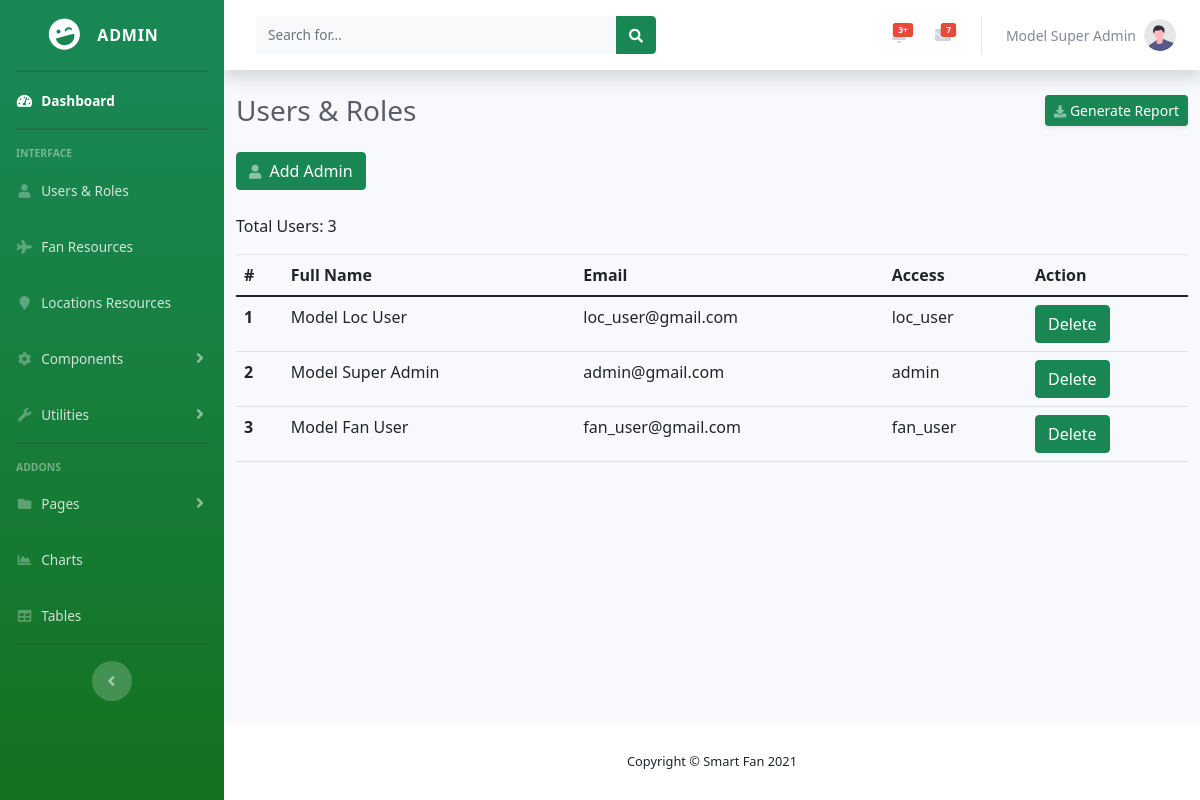
The page /users/admin/roles.php (signed in) on the database its author committed.
### tables this page shows
CREATE TABLE `users` (
  `id` int(11) NOT NULL,
  `role` enum('fan_user','loc_user','admin','demo') NOT NULL,
  `username` varchar(255) NOT NULL,
  `password` varchar(255) NOT NULL,
  `name` varchar(255) NOT NULL,
  `is_active` int(11) NOT NULL DEFAULT 0,
  `vkey` varchar(45) NOT NULL
);

### users/admin/includes/members-data.php (the view)
<?php
     include "config.php";
     $query = "SELECT username, role, name FROM users WHERE is_active = 1";
     $result = mysqli_query($conn, $query);
     if (!$result)
     {
          header("Location: roles.php?msg=No users exist to be shown");
          exit();
     }
     else {
?>
     <div class="col-xl-12 col-lg-7">
     <?php
          $total = 0;
          while($row = mysqli_fetch_assoc($result)){
               $total++;
          }
     ?>
          <p class="mb-3">Total Users: <?php echo $total; ?></p>
     <table class="table">
          <thead>
               <tr>
                    <th scope="col">#</th>
                    <th scope="col">Full Name</th>
                    <th scope="col">Email</th>
                    <th scope="col">Access</th>
                    <th scope="col">Action</th>
               </tr>
          </thead>
          <tbody>
               <?php
                    $counter = 1;
                    $result = mysqli_query($conn, $query);
                    while($row = mysqli_fetch_assoc($result)){
                    $username = $row['username'];
                    $name = $row['name'];
               ?>
                    <tr>
                         <th scope="row"><?php echo $counter; ?></th>
                         <td><?php echo $row['name']; ?></td>
                         <td><?php echo $row['username']; ?></td>
                         <td><?php echo $row['role']; ?></td>
                         <td><a class="btn btn-success" href="<?php echo "includes/delete.php?username=".$username."&name=".$name; ?>" role="button">Delete</a></td>
                    </tr>
               <?php
                    $counter++;
                    }
               ?>
          </tbody>
     </table>
     </div>
<?php
     }
?>

### users/admin/roles.php (shortened to what this page needs)
<?php
     include "config.php";
     if(isset($_SESSION['username']) && isset($_SESSION['id']) && $_SESSION['role'] == "admin")
     {
          ?>
			<?php include "includes/header.php";  ?>
			<?php include "includes/sidebar.php";  ?>
                <?php include "includes/topbar.php";  ?>
                <div class="container-fluid">
                    <div class="d-sm-flex align-items-center justify-content-between mb-4">
                        <h1 class="h3 mb-0 text-gray-800">Users & Roles</h1>
                        <a href="#" class="d-none d-sm-inline-block btn btn-sm btn-success shadow-sm"><i
                                class="fas fa-download fa-sm text-white-50"></i> Generate Report</a>
                    </div>
                    <div class="row">
                         <div class="d-sm-flex align-items-center justify-content-between mb-4">
                              <button type="button" class="btn btn-success" data-bs-toggle="modal" data-bs-target="#exampleModal">
                              <i class="fas fa-user fa-sm text-white-50 mr-1"></i> Add Admin
                              </button>
                         </div>
                    </div>
                    <div class="row">
                         <?php include "includes/members-data.php"; ?>
                    </div>
                </div>
            </div>
		<?php include "includes/scripts.php"; ?>
		<?php include "includes/footer.php"; ?>
<?php }
     else{
          header("Location: ../../index.php");
     }
?>

### users/admin/includes/header.php (shortened to what this page needs)
<!DOCTYPE html>
<html lang="en">
<head>
    <link href="vendor/fontawesome-free/css/all.min.css" rel="stylesheet" type="text/css">
    <link href="css/sb-admin-2.min.css" rel="stylesheet">
</head>
<body id="page-top">
    <div id="wrapper">

### users/admin/includes/sidebar.php (shortened to what this page needs)
<ul class="navbar-nav bg-gradient-primary sidebar sidebar-dark accordion" id="accordionSidebar">
    <a class="sidebar-brand d-flex align-items-center justify-content-center" href="index.php">
        <div class="sidebar-brand-icon rotate-n-15">
            <i class="fas fa-laugh-wink"></i>
        </div>
        <div class="sidebar-brand-text mx-3">Admin</div>
    </a>
    <hr class="sidebar-divider my-0">
    <li class="nav-item active">
        <a class="nav-link" href="index.php">
            <i class="fas fa-fw fa-tachometer-alt"></i>
            <span>Dashboard</span></a>
    </li>
    <hr class="sidebar-divider">
    <div class="sidebar-heading">
        Interface
    </div>
    <li class="nav-item">
        <a class="nav-link collapsed" href="roles.php">
            <i class="fas fa-fw fa-user"></i>
            <span>Users & Roles</span>
        </a>
    </li>
    <li class="nav-item">
        <a class="nav-link collapsed" href="fanres.php">
            <i class="fas fa-fw fa-plane"></i>
            <span>Fan Resources</span>
        </a>
    </li>
    <li class="nav-item">
        <a class="nav-link collapsed" href="locres.php">
            <i class="fas fa-fw fa-map-marker"></i>
            <span>Locations Resources</span>
        </a>
    </li>
    <li class="nav-item">
        <a class="nav-link collapsed" href="#" data-toggle="collapse" data-target="#collapseTwo"
            aria-expanded="true" aria-controls="collapseTwo">
            <i class="fas fa-fw fa-cog"></i>
            <span>Components</span>
        </a>
    </li>
    <li class="nav-item">
        <a class="nav-link collapsed" href="#" data-toggle="collapse" data-target="#collapseUtilities"
            aria-expanded="true" aria-controls="collapseUtilities">
            <i class="fas fa-fw fa-wrench"></i>
            <span>Utilities</span>
        </a>
    </li>
    <hr class="sidebar-divider">
    <div class="sidebar-heading">
        Addons
    </div>
    <li class="nav-item">
        <a class="nav-link collapsed" href="#" data-toggle="collapse" data-target="#collapsePages"
            aria-expanded="true" aria-controls="collapsePages">
            <i class="fas fa-fw fa-folder"></i>
            <span>Pages</span>
        </a>
    </li>
    <li class="nav-item">
        <a class="nav-link" href="charts.html">
            <i class="fas fa-fw fa-chart-area"></i>
            <span>Charts</span></a>
    </li>
    <li class="nav-item">
        <a class="nav-link" href="tables.html">
            <i class="fas fa-fw fa-table"></i>
            <span>Tables</span></a>
    </li>
    <hr class="sidebar-divider d-none d-md-block">
    <div class="text-center d-none d-md-inline">
        <button class="rounded-circle border-0" id="sidebarToggle"></button>
    </div>
</ul>
 <div id="content-wrapper" class="d-flex flex-column">
  <div id="content">

### users/admin/includes/topbar.php (shortened to what this page needs)
<nav class="navbar navbar-expand navbar-light bg-white topbar mb-4 static-top shadow">
<form
    class="d-none d-sm-inline-block form-inline mr-auto ml-md-3 my-2 my-md-0 mw-100 navbar-search">
    <div class="input-group">
        <input type="text" class="form-control bg-light border-0 small" placeholder="Search for..."
            aria-label="Search" aria-describedby="basic-addon2">
        <div class="input-group-append">
            <button class="btn btn-success" type="button">
                <i class="fas fa-search fa-sm"></i>
            </button>
        </div>
    </div>
</form>
<ul class="navbar-nav ml-auto">
    <li class="nav-item dropdown no-arrow mx-1">
        <a class="nav-link dropdown-toggle" href="#" id="alertsDropdown" role="button"
            data-toggle="dropdown" aria-haspopup="true" aria-expanded="false">
            <span class="badge badge-danger badge-counter">3+</span>
        </a>
    </li>
    <li class="nav-item dropdown no-arrow mx-1">
        <a class="nav-link dropdown-toggle" href="#" id="messagesDropdown" role="button"
            data-toggle="dropdown" aria-haspopup="true" aria-expanded="false">
            <span class="badge badge-danger badge-counter">7</span>
        </a>
    </li>
    <li class="nav-item dropdown no-arrow">
        <a class="nav-link dropdown-toggle" href="#" id="userDropdown" role="button"
            data-toggle="dropdown" aria-haspopup="true" aria-expanded="false">
            <span class="mr-2 d-none d-lg-inline text-gray-600 small"><?php echo $_SESSION['name']; ?></span>
            <img class="img-profile rounded-circle"
                src="img/undraw_profile.svg">
        </a>
    </li>
</ul>
</nav>

### users/admin/includes/scripts.php (shortened to what this page needs)
<link href="https://cdn.jsdelivr.net/npm/bootstrap@5.1.0/dist/css/bootstrap.min.css" rel="stylesheet">

### users/admin/includes/footer.php (shortened to what this page needs)
<footer class="sticky-footer bg-white">
                <div class="container my-auto">
                    <div class="copyright text-center my-auto">
                        <span>Copyright &copy; Smart Fan 2021</span>
                    </div>
                </div>
            </footer>
        </div>
    </div>
    </body>
</html>

### rows shown on the page
users: name "Model Loc User", username "loc_user@gmail.com", role "loc_user"
users: name "Model Super Admin", username "admin@gmail.com", role "admin"
users: name "Model Fan User", username "fan_user@gmail.com", role "fan_user"

### other values the page prints
$_SESSION['name'] "Model Super Admin"
$total "3"
